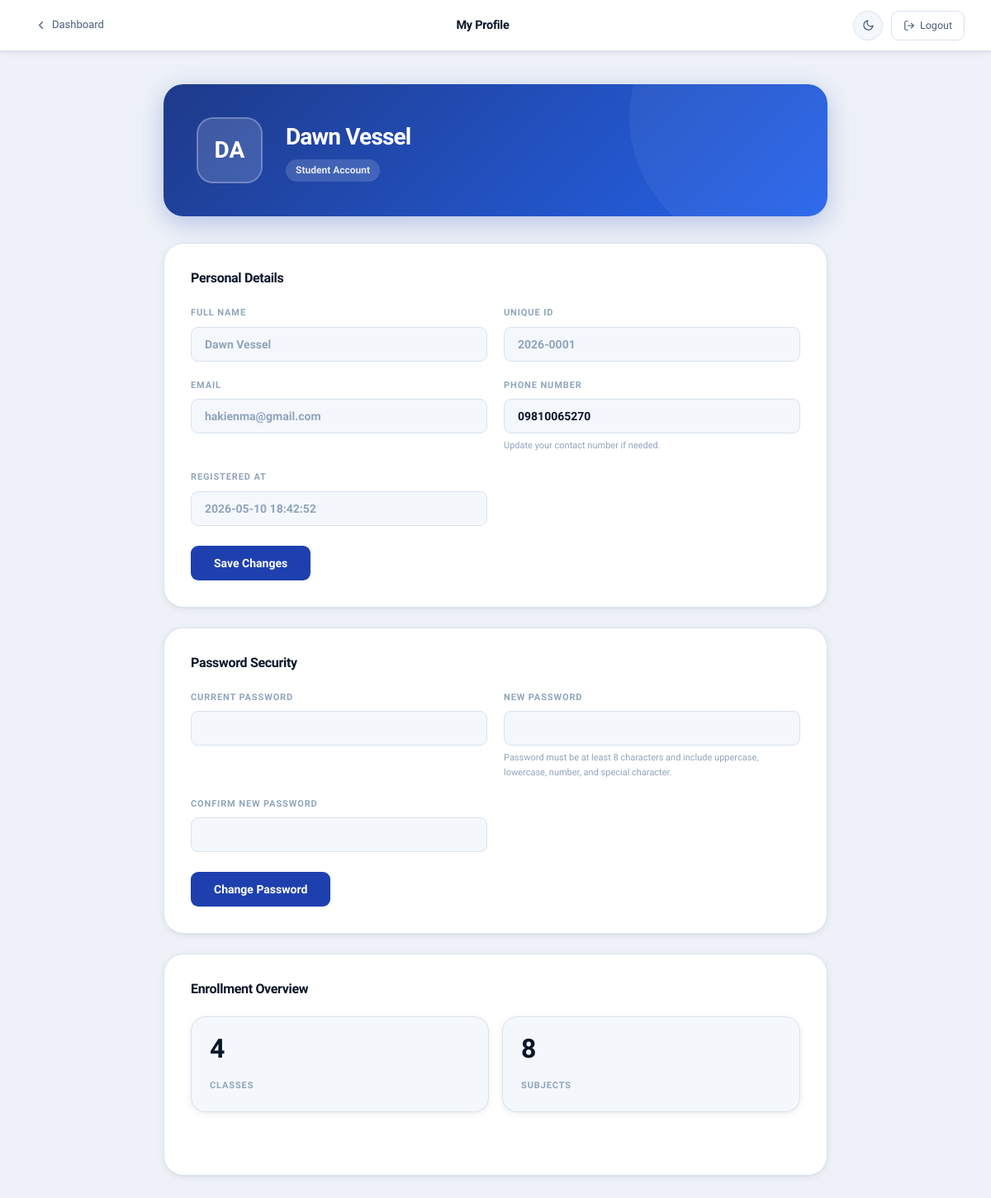
/role_student_profile.php?error=empty_fields (signed in), run on the app's committed database.
### tables this page shows
CREATE TABLE `users` (
  `id` int(10) UNSIGNED NOT NULL,
  `request_id` varchar(20) NOT NULL COMMENT 'Temp registration ID (REQ-XXXXXXXX), kept for audit trail',
  `authorized_person_id` varchar(36) DEFAULT NULL,
  `firstname` varchar(100) NOT NULL,
  `lastname` varchar(100) NOT NULL,
  `fullname` varchar(201) NOT NULL,
  `phonenumber` varchar(255) NOT NULL COMMENT 'Encrypted at application layer',
  `username` varchar(10) NOT NULL COMMENT 'Permanent ID — YY-XXXX format — set once on approval, NEVER updated',
  `email` varchar(255) NOT NULL COMMENT 'Encrypted at application layer',
  `password` varchar(255) DEFAULT NULL COMMENT 'bcrypt hash — NULL until approved',
  `role` enum('student','faculty','admin') NOT NULL,
  `status` enum('pending','active','disabled') NOT NULL DEFAULT 'pending',
  `activation_request` tinyint(1) NOT NULL DEFAULT 1,
  `registered_at` datetime NOT NULL DEFAULT current_timestamp(),
  `activated_at` datetime DEFAULT NULL COMMENT 'Set when admin approves the account',
  `must_change_password` tinyint(1) NOT NULL DEFAULT 0,
  `temp_password_expires_at` int(11) DEFAULT NULL,
  `disabled_reason` varchar(100) DEFAULT NULL,
  `disabled_at` datetime DEFAULT NULL,
  `otp` varchar(6) DEFAULT NULL,
  `otp_expiry` int(11) DEFAULT NULL,
  `disabled_by` varchar(100) DEFAULT NULL,
  `enabled_by` varchar(100) DEFAULT NULL,
  `enabled_at` datetime DEFAULT NULL,
  `password_changed_at` datetime DEFAULT NULL
);

### cryptograph_process.php (called while the page is built, shortened)
<?php
function decryptData($data) {
    $key = hash('sha256', SECRET_KEY);
    $iv = substr(hash('sha256', 'iv_secret'), 0, 16);
    return openssl_decrypt($data, 'AES-256-CBC', $key, 0, $iv);
}
?>

### auth_helpers.php (called while the page is built, shortened)
<?php
require_once __DIR__ . '/cryptograph_process.php';
function passwordPolicyMessage(): string
{
    return 'Password must be at least 8 characters and include uppercase, lowercase, number, and special character.';
}

### role_student_profile.php (the view, shortened to what this page needs)
<?php
require 'auth_helpers.php';
$username = $_SESSION['username'];
require_once __DIR__ . '/db.php';
$stmt = $pdo->prepare("SELECT * FROM users WHERE username = ? LIMIT 1");
$stmt->execute([$username]);
$currentUser = $stmt->fetch(PDO::FETCH_ASSOC);
$enrolledClasses = $pdo->prepare(
    "SELECT c.* FROM classes c
     INNER JOIN class_members cm ON cm.class_id = c.id
     WHERE cm.username = ?"
);
$enrolledClasses->execute([$username]);
$enrolledClassList = $enrolledClasses->fetchAll(PDO::FETCH_ASSOC);
$subjectsCount = 0;
foreach ($enrolledClassList as $cls) {
    $sub = $pdo->prepare("SELECT COUNT(*) FROM subjects WHERE class_id = ?");
    $sub->execute([$cls['id']]);
    $subjectsCount += (int)$sub->fetchColumn();
}
$displayName        = $currentUser['display_name'] ?? $currentUser['fullname'] ?? $username;
$fullname           = $currentUser['fullname'] ?? '';
$email              = decryptData($currentUser['email'] ?? '');
$phone              = decryptData($currentUser['phonenumber'] ?? '');
$registeredAt       = $currentUser['registered_at'] ?? '-';
$initials           = strtoupper(substr($displayName, 0, 2));
?>
<!DOCTYPE html>
<html lang="en">
<head>
    <link rel="stylesheet" href="style.css">
</head>
<body>
<div class="page-wrapper">
    <header class="page-header">
        <a href="dashboard.php" class="page-header-back">
            <svg viewBox="0 0 24 24" fill="none" stroke="currentColor" stroke-width="2.5"><polyline points="15 18 9 12 15 6"/></svg>
            Dashboard
        </a>
        <span class="page-header-title">My Profile</span>
        <div class="header-actions">
            <button class="theme-toggle" aria-label="Toggle theme">
                <svg class="icon-moon" viewBox="0 0 24 24" fill="none" stroke="currentColor" stroke-width="2"><path d="M21 12.79A9 9 0 1 1 11.21 3 7 7 0 0 0 21 12.79z"/></svg>
            </button>
            <a href="logout.php" class="logout-btn">
                <svg viewBox="0 0 24 24" width="13" height="13" fill="none" stroke="currentColor" stroke-width="2" stroke-linecap="round" stroke-linejoin="round"><path d="M9 21H5a2 2 0 0 1-2-2V5a2 2 0 0 1 2-2h4"/><polyline points="16 17 21 12 16 7"/><line x1="21" y1="12" x2="9" y2="12"/></svg>
                Logout
            </a>
        </div>
    </header>
    <main class="page-content">
        <section class="profile-hero">
            <div class="profile-avatar-lg"><?= htmlspecialchars($initials) ?></div>
            <div class="profile-hero-text">
                <div class="profile-hero-name"><?= htmlspecialchars($displayName) ?></div>
                <div class="profile-hero-role">Student Account</div>
            </div>
        </section>
        <section class="profile-section">
            <h2 class="profile-section-title">Personal Details</h2>
            <form method="POST">
                <div class="form-grid">
                    <div class="form-field">
                        <label>Full Name</label>
                        <input type="text" value="<?= htmlspecialchars($fullname) ?>" disabled>
                    </div>
                    <div class="form-field">
                        <label>Unique ID</label>
                        <input type="text" value="<?= htmlspecialchars($username) ?>" disabled>
                    </div>
                    <div class="form-field">
                        <label>Email</label>
                        <input type="text" value="<?= htmlspecialchars($email) ?>" disabled>
                    </div>
                    <div class="form-field">
                        <label>Phone Number</label>
                        <input type="text" name="phonenumber" value="<?= htmlspecialchars($phone) ?>" placeholder="+63...">
                        <div class="field-hint">Update your contact number if needed.</div>
                    </div>
                    <div class="form-field">
                        <label>Registered At</label>
                        <input type="text" value="<?= htmlspecialchars($registeredAt) ?>" disabled>
                    </div>
                </div>
                <button type="submit" name="save_profile" class="save-btn">Save Changes</button>
            </form>
        </section>
        <section class="profile-section">
            <h2 class="profile-section-title">Password Security</h2>
            <form method="POST">
                <div class="form-grid">
                    <div class="form-field">
                        <label>Current Password</label>
                        <input type="password" name="current_password" required>
                    </div>
                    <div class="form-field">
                        <label>New Password</label>
                        <input type="password" name="new_password" required>
                        <div class="field-hint"><?= htmlspecialchars(passwordPolicyMessage()) ?></div>
                    </div>
                    <div class="form-field">
                        <label>Confirm New Password</label>
                        <input type="password" name="confirm_password" required>
                    </div>
                </div>
                <button type="submit" name="change_password" class="save-btn">Change Password</button>
            </form>
        </section>
        <section class="profile-section">
            <h2 class="profile-section-title">Enrollment Overview</h2>
            <div class="stats-grid">
                <div class="stat-card">
                    <div class="stat-value"><?= count($enrolledClassList) ?></div>
                    <div class="stat-label">Classes</div>
                </div>
                <div class="stat-card">
                    <div class="stat-value"><?= $subjectsCount ?></div>
                    <div class="stat-label">Subjects</div>
                </div>
            </div>
        </section>
    </main>
</div>
</body>
</html>

### role_student_profile.php (style rules this page uses)
.page-content { max-width: 860px; padding: 40px 28px; }
.profile-hero { background: linear-gradient(135deg, #1e3a8a 0%, #2563eb 100%); border-radius: var(--radius-xl); padding: 40px; display: flex; align-items: center; gap: 28px; margin-bottom: 32px; position: relative; overflow: hidden; box-shadow: 0 8px 32px rgba(30,64,175,0.28); }
.profile-hero::after { content: ''; position: absolute; width: 320px; height: 320px; border-radius: 50%; background: rgba(255,255,255,0.05); top: -120px; right: -80px; }
.profile-avatar-lg { width: 80px; height: 80px; border-radius: 20px; background: rgba(255,255,255,0.15); border: 2px solid rgba(255,255,255,0.25); display: flex; align-items: center; justify-content: center; font-size: 28px; font-weight: 800; color: #fff; flex-shrink: 0; font-family: 'Sora', sans-serif; position: relative; z-index: 1; }
.profile-hero-text { position: relative; z-index: 1; }
.profile-hero-name { font-family: 'Sora', sans-serif; font-size: 28px; font-weight: 800; color: #fff; letter-spacing: -0.03em; margin-bottom: 4px; }
.profile-hero-role { display: inline-flex; align-items: center; gap: 6px; background: rgba(255,255,255,0.15); border-radius: 999px; padding: 4px 12px; font-size: 12px; font-weight: 700; color: rgba(255,255,255,0.85); }
.profile-section { background: var(--surface); border: 1.5px solid var(--border); border-radius: var(--radius-xl); padding: 32px; margin-bottom: 24px; box-shadow: var(--shadow-sm); }
.profile-section-title { font-family: 'Sora', sans-serif; font-size: 16px; font-weight: 800; letter-spacing: -0.02em; color: var(--text-primary); margin-bottom: 24px; }
.form-grid { display: grid; grid-template-columns: 1fr 1fr; gap: 20px; }
.form-field label { display: block; font-size: 11px; font-weight: 800; text-transform: uppercase; letter-spacing: 0.08em; color: var(--text-muted); margin-bottom: 8px; }
.form-field input { width: 100%; padding: 12px 16px; background: var(--surface-2); border: 1.5px solid var(--border); border-radius: var(--radius-sm); font-family: 'Sora', sans-serif; font-size: 14px; font-weight: 600; color: var(--text-primary); outline: none; transition: border-color 0.18s; box-sizing: border-box; }
.form-field input:disabled { color: var(--text-muted); cursor: not-allowed; }
.field-hint { font-size: 11px; color: var(--text-muted); margin-top: 6px; }
.save-btn { margin-top: 24px; display: inline-flex; align-items: center; gap: 8px; padding: 13px 28px; background: var(--accent); color: #fff; border: none; border-radius: var(--radius-sm); font-family: 'Sora', sans-serif; font-size: 14px; font-weight: 700; cursor: pointer; transition: background 0.18s; }
.stats-grid { display: grid; grid-template-columns: repeat(2, minmax(0, 1fr)); gap: 16px; }
.stat-card { background: var(--surface-2); border: 1.5px solid var(--border); border-radius: var(--radius-lg); padding: 22px; }
.stat-value { font-size: 32px; font-weight: 800; color: var(--text-primary); font-family: 'Sora', sans-serif; line-height: 1; }
.stat-label { font-size: 11px; font-weight: 700; text-transform: uppercase; letter-spacing: 0.08em; color: var(--text-muted); margin-top: 6px; }

### data on the page
users: fullname "DA", fullname "Dawn Vessel", email "hakienma@gmail.com", phonenumber "09810065270", registered_at "2026-05-10 18:42:52"

### other printed values
passwordPolicyMessage() "Password must be at least 8 characters and include uppercase, lowercase, number, and special character."
count($enrolledClassList) "4"
$subjectsCount "8"
